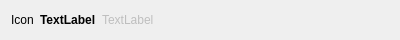
<?xml version="1.0" encoding="UTF-8"?>
<ui version="4.0">
 <class>RunConfigurationBuildItem</class>
 <widget class="QWidget" name="RunConfigurationBuildItem">
  <property name="geometry">
   <rect>
    <x>0</x>
    <y>0</y>
    <width>400</width>
    <height>40</height>
   </rect>
  </property>
  <property name="windowTitle">
   <string>Form</string>
  </property>
  <layout class="QGridLayout" name="gridLayout">
   <item row="0" column="0">
    <widget class="QLabel" name="iconLabel">
     <property name="text">
      <string notr="true">Icon</string>
     </property>
    </widget>
   </item>
   <item row="0" column="1">
    <widget class="QLabel" name="titleLabel">
     <property name="font">
      <font>
       <bold>true</bold>
      </font>
     </property>
     <property name="text">
      <string>TextLabel</string>
     </property>
    </widget>
   </item>
   <item row="0" column="2">
    <widget class="QLabel" name="timestampLabel">
     <property name="enabled">
      <bool>false</bool>
     </property>
     <property name="sizePolicy">
      <sizepolicy hsizetype="Expanding" vsizetype="Preferred">
       <horstretch>0</horstretch>
       <verstretch>0</verstretch>
      </sizepolicy>
     </property>
     <property name="text">
      <string>TextLabel</string>
     </property>
    </widget>
   </item>
  </layout>
 </widget>
 <resources/>
 <connections/>
</ui>
